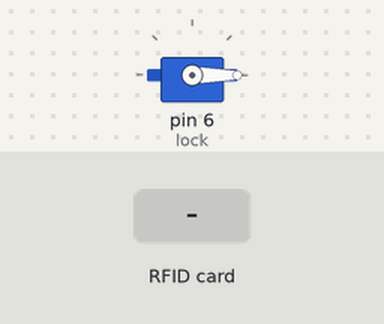
The sketch below on a simulated Arduino Nano, built with avr-gcc and run on an emulated ATmega328P. Parts: servo. Inputs (shaded band) come from the test bench.

Above: at 1.2 s.
1.3 s: RFID card 12 34 56 78 held to the reader
At 2.4 s:
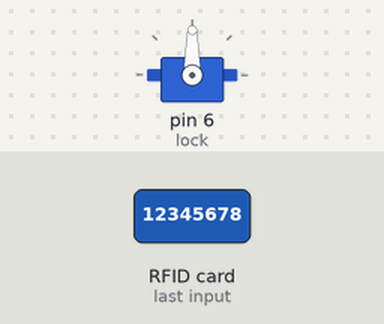
Timing chart, 0 to 10.8 s (numbered marks = the images above; inputs shaded):
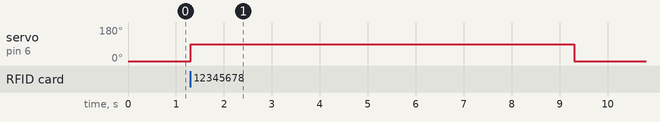

Measured:
- after the input at 1.3 s, servo on pin 6 (lock): 0° → 90° at once, → 0° 8.0 s later

The sketch:

rfid_cat_door.ino
```cpp
// Reads RFID tags with an RC522 module and actuates a servo to unlock the cat door for UIDs listed as allowed.
//
// Full tutorial: https://shillehtek.com/blogs/news/arduino-nano-rc522-rfid-unlock-cat-door
// Parts used: https://shillehtek.com/products/rc522-rfid-reader-writer-module-13-56mhz-spi-kit-for-arduino
//             https://shillehtek.com/products/mg995-metal-gear-servo-motor-12kg-high-torque-180-degree-diy
//             https://shillehtek.com/products/13-56mhz-rfid-key-fob-tag-ic-s50-token-iso14443a-access-control
// More examples: https://github.com/shillehbean/shillehtek-examples
//

#include <SPI.h>
#include <MFRC522.h>
#include <Servo.h>
const int RST_PIN = 9, SS_PIN = 10;
MFRC522 rfid(SS_PIN, RST_PIN);
Servo lock;
const byte ALLOWED[][4] = {
  {0x12, 0x34, 0x56, 0x78}    // replace with your cat's UID
};
void setup() {
  SPI.begin(); rfid.PCD_Init();
  lock.attach(6); lock.write(0);   // locked
}
bool isAllowed(byte* uid) {
  for (auto& tag : ALLOWED) {
    if (memcmp(uid, tag, 4) == 0) return true;
  }
  return false;
}
void loop() {
  if (!rfid.PICC_IsNewCardPresent() || !rfid.PICC_ReadCardSerial()) return;
  if (isAllowed(rfid.uid.uidByte)) {
    lock.write(90); delay(8000); lock.write(0);   // 8 seconds to slip through
  }
  rfid.PICC_HaltA(); rfid.PCD_StopCrypto1();
}
```
